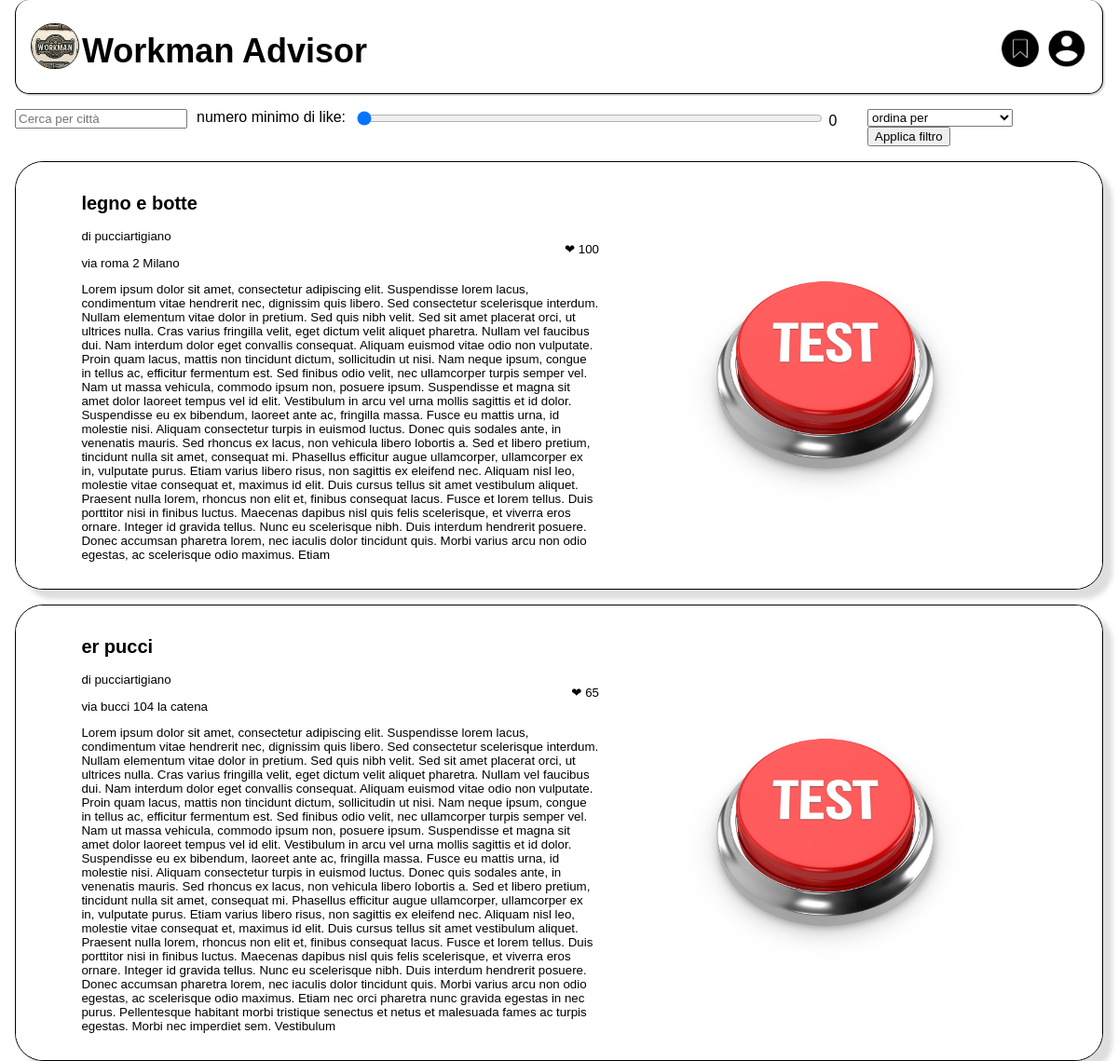
The app's page /home.php with its own data.
### tables this page shows
CREATE TABLE `bottega` (
  `ID_bottega` int(30) NOT NULL,
  `email` varchar(50) NOT NULL,
  `orario` varchar(50) NOT NULL,
  `nome` varchar(50) NOT NULL,
  `indirizzo` varchar(50) NOT NULL,
  `città` varchar(60) NOT NULL,
  `descrizione` varchar(2000) NOT NULL,
  `num_like` int(11) NOT NULL
);

CREATE TABLE `account` (
  `username` varchar(30) NOT NULL,
  `email` varchar(50) NOT NULL,
  `password` varchar(40) NOT NULL,
  `immagine` longblob DEFAULT NULL,
  `artigiano` tinyint(1) NOT NULL
);

### home.php (the view, shortened to what this page needs)
<html>
<head>
    <link rel="stylesheet" href="stili/stile_home.css">
</head>
<body>
    <header>
        <div class="header-content">
            <a href="home.php" class="logo-link">
                <img src="img/logo.jpeg" alt="Logo" class="logo">
            </a>
            <div class="h1"><h1> Workman Advisor </h1></div>
        </div>
        <a href="account.php" class="account-link">
            <img src="img/account.png" alt="Icona Account" style="width: 40px;">
        </a>
        <a href="salvati.php" class="salvati-link">
            <img src="img/salvati.png" alt="Icona Salvati" style="width: 40px;">
        </a>
    </header>
    <form action="home.php" method="post" class="filtro">
        <div style="float: left; margin-right: 10px;">
            <input type="text" id="città" name="città" value="" placeholder="Cerca per città">
        </div>
        <div style="float: left; margin-right: 10px;">
            <p style="margin:0">numero minimo di like:</p>
        </div>
        <div style="float: left; width: 550px;">
            <input type="range" id="like" name="like" min="0" max="499" value="0" oninput="updateDisplay(this)" style="width:500px">
            <label id="rangeValue"></label>
        </div>
        <div style="float: left; margin-right: 10px;">
            <select name="ordine" id="ordine"  value="">
                <option value="" style="color:#b0b0b0">ordina per</option>
            </select>
        </div>
        <input type="submit" value="Applica filtro">
    </form>
    <?php
    $conn = mysqli_connect("localhost", "root", "", "progettogpo");
    if(!empty($_POST['città']) && isset($_POST['città'])){
        $filtro_città=$_POST['città'];
    }else{
        $filtro_città='%';
    }
    if(isset($_POST['like'])){
        $filtro_like=$_POST['like'];
    }else{
        $filtro_like='0';
    }
    $order="";
    $sql = "SELECT bottega.ID_bottega, bottega.num_like, bottega.orario, bottega.nome, bottega.indirizzo, bottega.città, bottega.descrizione, account.username, immagine.image
            FROM bottega
            INNER JOIN account ON account.email=bottega.email
            LEFT JOIN immagine ON bottega.ID_bottega=immagine.ID_bottega
            WHERE bottega.città LIKE '$filtro_città' AND bottega.num_like>$filtro_like
            GROUP BY bottega.ID_bottega
            $order;";
    $result = mysqli_query($conn, $sql);
    if ($result){
        if (mysqli_num_rows($result) > 0) {
            while($row = mysqli_fetch_assoc($result)) {
                echo "<div class='container' >";
                    echo "<button class='wrapper' id='myButton_".$row["ID_bottega"]."' data-codice='".$row["ID_bottega"]."'>";
                        echo "<div class='informazioni'>";
                            echo "<h2>". $row["nome"] ."</h2>";
                            echo "<p style='float: right'>&#10084; ". $row["num_like"]."</p>";
                            echo "<p> di ". $row["username"] ."</p>";
                            echo "<p>". $row["indirizzo"] . " " .$row["città"] ."</p>";
                            echo "<p>". $row["descrizione"] ."</p>";
                        echo "</div>";
                        echo "<div class='immagine'>";
                            if(isset( $row["image"])){
                                echo "<img src='immagini/". $row["image"] ."'>";
                            }else
                            {
                                echo "<img src='immagini/nonpresente.jpg'>";
                            }
                        echo "</div>";
                    echo "</button>";
                echo "</div>";
            }
        } else {
            echo "Nessun progetto trovato.";
        }
    }else{
        echo "errore";
    }
    ?>
</body>
</html>

### stili/stile_home.css (style rules this page uses)
body { font-family: 'Verdana', sans-serif; margin: 0; padding-left: 1rem; padding-right: 1rem; }
.container { border-radius: 30px; border: 1px solid black; margin-top: 1rem; box-shadow: 10px 10px 5px #dedede; }
.wrapper { padding: 1rem; border-radius: 30px; display: flex; flex-wrap: wrap; align-items: center; justify-content: center; background-color: white; border: transparent; text-align: left; margin: 0; }
.informazioni { flex-basis: 49%; margin-right: 1rem; }
.immagine { flex-basis: 40%; text-align: center; }
.immagine img { max-width: 100%; max-height: 300px; }
.account-link { position: absolute; top: 32px; right: 35px; width: auto; height: 36px; }
.salvati-link { position: absolute; top: 32px; right: 85px; width: auto; height: 36px; }
header { height: 100px; width: 100%-1rem; background-color: #ffffff; border: 1px solid black; border-top: transparent; border-radius: 15px; box-shadow: 2px 2px 1px #dedede; padding-left:1rem; margin-bottom: 1rem; }
.h1 { font-size: 18px; padding-top: 10px; }
.logo-link { float: left; margin-top: 25px; width: auto; height: auto; margin-right: 3px; }
.logo { width: 50px; height: auto; border-radius: 25px; border: 1px solid black; }

### records on screen
bottega: nome "legno e botte", num_like "100", email.username "pucciartigiano", indirizzo "via roma 2", città "Milano", descrizione "Lorem ipsum dolor sit amet, consectetur adipiscing elit. Suspendisse lorem lacus, condimentum vitae hendrerit nec, dignissim quis libero. Sed consectetur scelerisque interdum. Nullam elementum vitae dolor in pretium. Sed quis nibh velit. Sed sit amet placerat orci, ut ultrices nulla. Cras varius fringilla velit, eget dictum velit aliquet pharetra. Nullam vel faucibus dui. Nam interdum dolor eget convallis consequat. Aliquam euismod vitae odio non vulputate. Proin quam lacus, mattis non tincidunt dictum, sollicitudin ut nisi. Nam neque ipsum, congue in tellus ac, efficitur fermentum est. Sed finibus odio velit, nec ullamcorper turpis semper vel. Nam ut massa vehicula, commodo ipsum non,…"
bottega: nome "er pucci", num_like "65", email.username "pucciartigiano", indirizzo "via bucci 104", città "la catena", descrizione "Lorem ipsum dolor sit amet, consectetur adipiscing elit. Suspendisse lorem lacus, condimentum vitae hendrerit nec, dignissim quis libero. Sed consectetur scelerisque interdum. Nullam elementum vitae dolor in pretium. Sed quis nibh velit. Sed sit amet placerat orci, ut ultrices nulla. Cras varius fringilla velit, eget dictum velit aliquet pharetra. Nullam vel faucibus dui. Nam interdum dolor eget convallis consequat. Aliquam euismod vitae odio non vulputate. Proin quam lacus, mattis non tincidunt dictum, sollicitudin ut nisi. Nam neque ipsum, congue in tellus ac, efficitur fermentum est. Sed finibus odio velit, nec ullamcorper turpis semper vel. Nam ut massa vehicula, commodo ipsum non,…"
